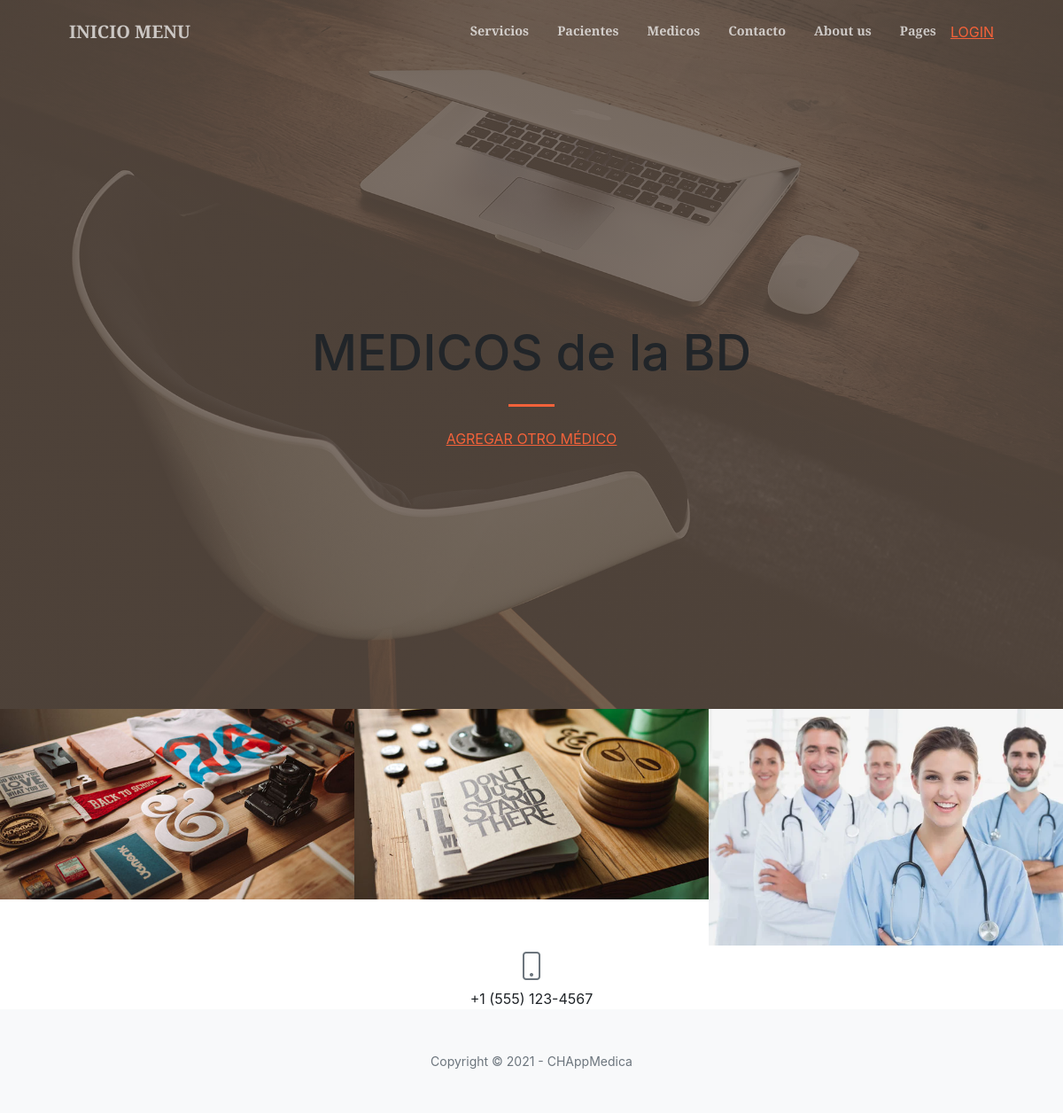
/AppMedica/leerMedicos, run on an earlier commit of the app's database.
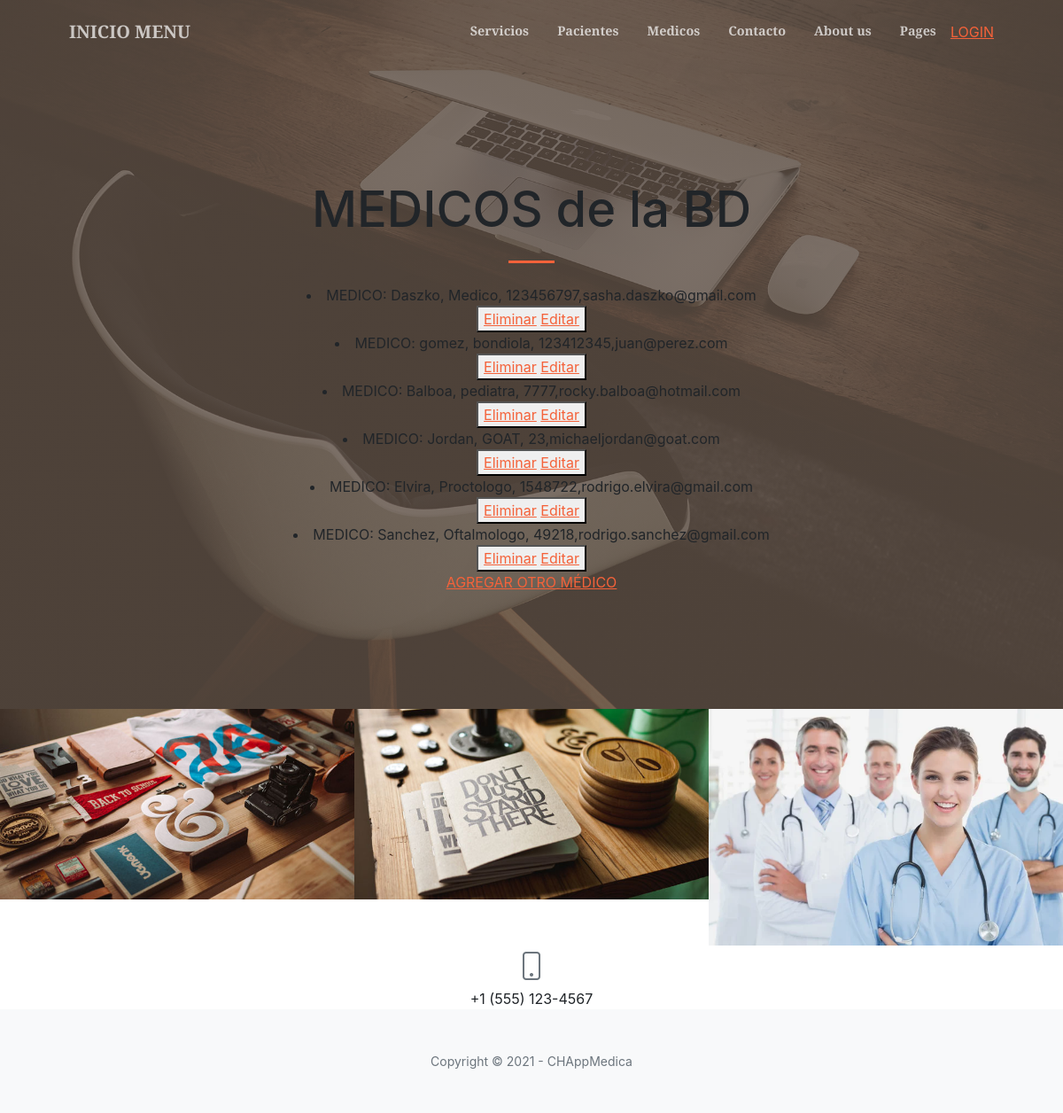
And on a later commit of the database.
### AppMedica/models.py (models this page shows)
class Medico(models.Model):
    apellido = models.CharField(max_length=40)
    especialidad = models.CharField(max_length=40)
    matricula = models.IntegerField()
    email = models.EmailField()
    def __str__(self):
        return f"{self.apellido}, {self.especialidad}, {self.matricula},{self.email}"

### AppMedica/views.py (the view)
# urls.py: path('leerMedicos', views.leerMedicos, name='LeerMedicos'),
def leerMedicos(request):
    medicos = Medico.objects.all()
    dir = {'medicos':medicos}
    return render(request,"AppMedica/leerMedicos.html",dir)

### AppMedica/templates/AppMedica/leerMedicos.html (shortened to what this page needs)
{% extends "AppMedica/padre.html" %}
{% load static %}
        {% block contenido %}
            <h1 class="mb-1">MEDICOS de la BD</h1>
        {% endblock %}
        {% block contenido2 %}
            {% for m in medicos %}
                <li>MEDICO:   {{ m }}  </li>
                <button>
                    <a href="{% url 'EliminarMedicos' m.matricula %}">Eliminar</a>
                    <a href="{% url 'EditarMedicos' m.matricula %}">Editar</a>
                </button>
                <br>
            {% endfor %}
            <a href="{% url 'MedicoFormulario'%}">AGREGAR OTRO MÉDICO </a>
        {% endblock %}

### AppMedica/templates/AppMedica/padre.html (shortened to what this page needs)
<!DOCTYPE html>
<html lang="en">
    <head>
        {% load static %}
        <link href="https://cdn.jsdelivr.net/npm/bootstrap-icons@1.5.0/font/bootstrap-icons.css" rel="stylesheet" />
        <link href="https://cdnjs.cloudflare.com/ajax/libs/SimpleLightbox/2.1.0/simpleLightbox.min.css" rel="stylesheet" />
        <link href="{% static 'AppMedica/css/styles.css' %}" rel="stylesheet" />
    </head>
    <body id="page-top">
        <nav class="navbar navbar-expand-lg navbar-light fixed-top py-3" id="mainNav">
            <div class="container px-4 px-lg-5">
                <a class="navbar-brand" href="{% url 'Inicio' %}">INICIO MENU</a>
                <div class="collapse navbar-collapse" id="navbarResponsive">
                    <ul class="navbar-nav ms-auto my-2 my-lg-0">
                        <li class="nav-item"><a class="nav-link" href="{% url 'Servicios' %}">Servicios</a></li>
                        <li class="nav-item"><a class="nav-link" href="{% url 'Pacientes' %}">Pacientes</a></li>
                        <li class="nav-item"><a class="nav-link" href="{% url 'Medicos' %}">Medicos</a></li>
                        <li class="nav-item"><a class="nav-link" href="{% url 'Contacto' %}">Contacto</a></li>
                        <li class="nav-item"><a class="nav-link" href="{% url 'About' %}">About us</a></li>
                        <li class="nav-item"><a class="nav-link" href="{% url 'Pages' %}">Pages</a></li>
                        {% if not request.user.is_authenticated %}
                            <li class="sidebar-nav-item"><a href="{% url 'Login' %}">LOGIN</a></li>
                        {% endif %}
                    </ul>
                </div>
            </div>
        </nav>
        <header class="masthead">
            <div class="container px-4 px-lg-5 h-100">
                <div class="row gx-4 gx-lg-5 h-100 align-items-center justify-content-center text-center">
                    <div class="col-lg-8 align-self-end">
                        {% block contenido %}{% endblock %}
                        <hr class="divider" />
                    </div>
                    <div class="col-lg-8 align-self-baseline">
                        {% block contenido2 %}{% endblock %}
                    </div>
                </div>
            </div>
        </header>
        {% block contenido3 %}
        <div id="portfolio">
            <div class="container-fluid p-0">
                <div class="row g-0">
                    <div class="col-lg-4 col-sm-6">
                        <a class="portfolio-box" href="{% url 'Servicios' %}"  title="Servicios">
                            <img class="img-fluid" src="{% static 'AppMedica/assets/img/portfolio/thumbnails/1.jpg' %}" alt="..." />
                        </a>
                    </div>
                    <div class="col-lg-4 col-sm-6">
                        <a class="portfolio-box" href="{% url 'Pacientes' %}" title="Pacientes">
                            <img class="img-fluid" src="{% static 'AppMedica/assets/img/portfolio/thumbnails/2.jpg' %}" alt="..." />
                        </a>
                    </div>
                    <div class="col-lg-4 col-sm-6">
                        <a class="portfolio-box" href="{% url 'Medicos' %}" title="Medicos">
                            <img class="img-fluid" src="{% static 'AppMedica/assets/img/portfolio/thumbnails/3.jpg' %}" alt="..." />
                        </a>
                    </div>
                </div>
            </div>
        </div>
        {% endblock %}
                <div class="row gx-4 gx-lg-5 justify-content-center">
                    <div class="col-lg-4 text-center mb-5 mb-lg-0">
                        <i class="bi-phone fs-2 mb-3 text-muted"></i>
                        <div>+1 (555) 123-4567</div>
                    </div>
                </div>
        <footer class="bg-light py-5">
            <div class="container px-4 px-lg-5"><div class="small text-center text-muted">Copyright &copy; 2021 - CHAppMedica</div></div>
        </footer>
    </body>
</html>

What changed in the data, as far as the page shows it:
added Medico: apellido+especialidad+matricula "Daszko, Medico, 123456797,sasha.daszko@gmail.com"
added Medico: apellido+especialidad+matricula "gomez, bondiola, 123412345,juan@perez.com"
added Medico: apellido+especialidad+matricula "Balboa, pediatra, 7777,rocky.balboa@hotmail.com"
added Medico: apellido+especialidad+matricula "Jordan, GOAT, 23,michaeljordan@goat.com"
added Medico: apellido+especialidad+matricula "Elvira, Proctologo, 1548722,rodrigo.elvira@gmail.com"
added Medico: apellido+especialidad+matricula "Sanchez, Oftalmologo, 49218,rodrigo.sanchez@gmail.com"
